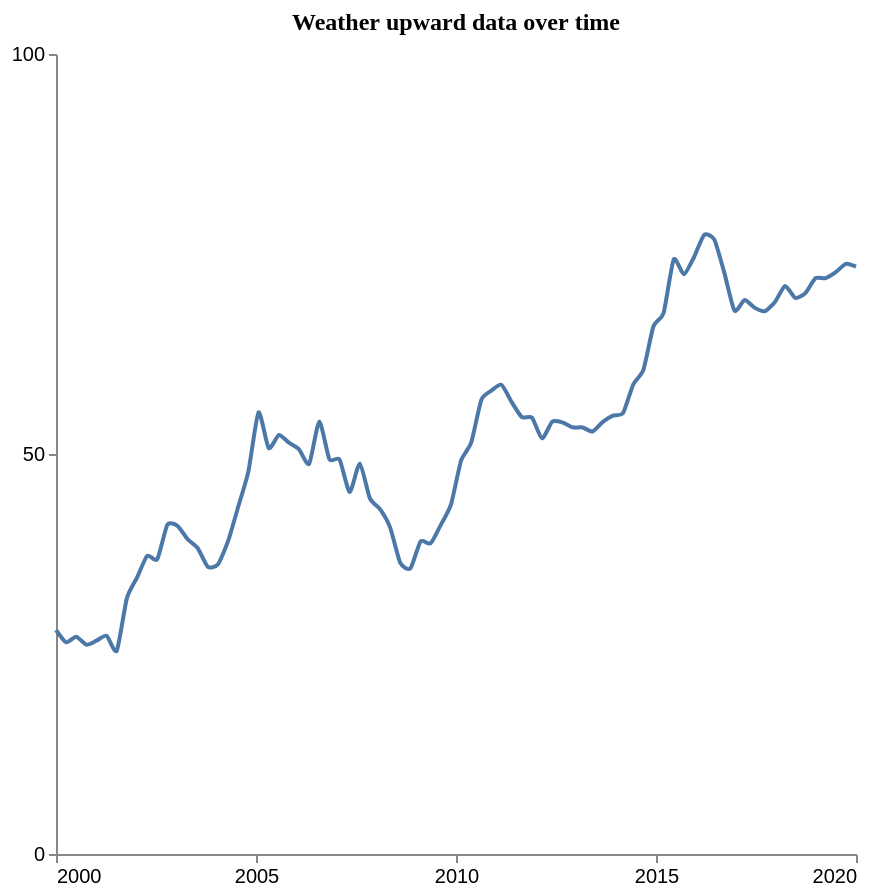

This figure's Vega-Lite source:
### Vega-Lite specification from a JSON file in a GitHub repository (floating-point values rounded to 4 significant figures)
{"$schema": "https://vega.github.io/schema/vega-lite/v5.json", "description": "Pattern: Upward", "data": {"values": [{"X": 2000.0, "Y": 28.0}, {"X": 2000.0, "Y": 26.47}, {"X": 2001.0, "Y": 27.15}, {"X": 2001.0, "Y": 26.16}, {"X": 2001.0, "Y": 26.66}, {"X": 2001.0, "Y": 27.28}, {"X": 2002.0, "Y": 25.4}, {"X": 2002.0, "Y": 31.98}, {"X": 2002.0, "Y": 34.54}, {"X": 2002.0, "Y": 37.27}, {"X": 2003.0, "Y": 36.84}, {"X": 2003.0, "Y": 41.16}, {"X": 2003.0, "Y": 41.01}, {"X": 2003.0, "Y": 39.34}, {"X": 2004.0, "Y": 38.22}, {"X": 2004.0, "Y": 35.88}, {"X": 2004.0, "Y": 36.23}, {"X": 2004.0, "Y": 39.13}, {"X": 2005.0, "Y": 43.44}, {"X": 2005.0, "Y": 47.83}, {"X": 2005.0, "Y": 55.2}, {"X": 2005.0, "Y": 50.74}, {"X": 2006.0, "Y": 52.36}, {"X": 2006.0, "Y": 51.42}, {"X": 2006.0, "Y": 50.57}, {"X": 2006.0, "Y": 48.77}, {"X": 2007.0, "Y": 54.05}, {"X": 2007.0, "Y": 49.34}, {"X": 2007.0, "Y": 49.32}, {"X": 2007.0, "Y": 45.24}, {"X": 2008.0, "Y": 48.8}, {"X": 2008.0, "Y": 44.45}, {"X": 2008.0, "Y": 43.1}, {"X": 2008.0, "Y": 40.8}, {"X": 2009.0, "Y": 36.38}, {"X": 2009.0, "Y": 35.7}, {"X": 2009.0, "Y": 39.05}, {"X": 2009.0, "Y": 38.84}, {"X": 2010.0, "Y": 41.15}, {"X": 2010.0, "Y": 43.67}, {"X": 2010.0, "Y": 49.18}, {"X": 2010.0, "Y": 51.41}, {"X": 2011.0, "Y": 56.76}, {"X": 2011.0, "Y": 57.93}, {"X": 2011.0, "Y": 58.64}, {"X": 2011.0, "Y": 56.48}, {"X": 2012.0, "Y": 54.61}, {"X": 2012.0, "Y": 54.54}, {"X": 2012.0, "Y": 51.95}, {"X": 2012.0, "Y": 54.03}, {"X": 2013.0, "Y": 53.96}, {"X": 2013.0, "Y": 53.34}, {"X": 2013.0, "Y": 53.32}, {"X": 2013.0, "Y": 52.81}, {"X": 2014.0, "Y": 54.02}, {"X": 2014.0, "Y": 54.8}, {"X": 2014.0, "Y": 55.12}, {"X": 2014.0, "Y": 58.68}, {"X": 2015.0, "Y": 60.51}, {"X": 2015.0, "Y": 65.97}, {"X": 2015.0, "Y": 67.62}, {"X": 2015.0, "Y": 74.32}, {"X": 2016.0, "Y": 72.46}, {"X": 2016.0, "Y": 74.59}, {"X": 2016.0, "Y": 77.39}, {"X": 2016.0, "Y": 76.83}, {"X": 2017.0, "Y": 72.64}, {"X": 2017.0, "Y": 67.92}, {"X": 2017.0, "Y": 69.26}, {"X": 2017.0, "Y": 68.27}, {"X": 2018.0, "Y": 67.85}, {"X": 2018.0, "Y": 69.01}, {"X": 2018.0, "Y": 71.01}, {"X": 2018.0, "Y": 69.51}, {"X": 2019.0, "Y": 70.11}, {"X": 2019.0, "Y": 71.97}, {"X": 2019.0, "Y": 71.99}, {"X": 2019.0, "Y": 72.73}, {"X": 2020.0, "Y": 73.77}, {"X": 2020.0, "Y": 73.41}]}, "mark": {"type": "line", "interpolate": "cardinal", "tension": 0.4}, "encoding": {"x": {"field": "X", "type": "quantitative", "title": "", "axis": {"grid": false, "format": "d", "values": [2000, 2005, 2010, 2015, 2020], "tickSize": 4}, "scale": {"domain": [2000, 2020]}}, "y": {"field": "Y", "type": "quantitative", "title": "", "axis": {"grid": false, "format": "d", "values": [0, 50, 100], "tickSize": 4, "tickOpacity": 1}, "scale": {"domain": [0, 100]}}}, "title": {"text": "Weather upward data over time", "anchor": "middle", "font": "Tahoma", "fontSize": 12}, "config": {"lineBreak": "^", "view": {"stroke": null}}, "height": 400, "width": 400, "autosize": "pad"}
